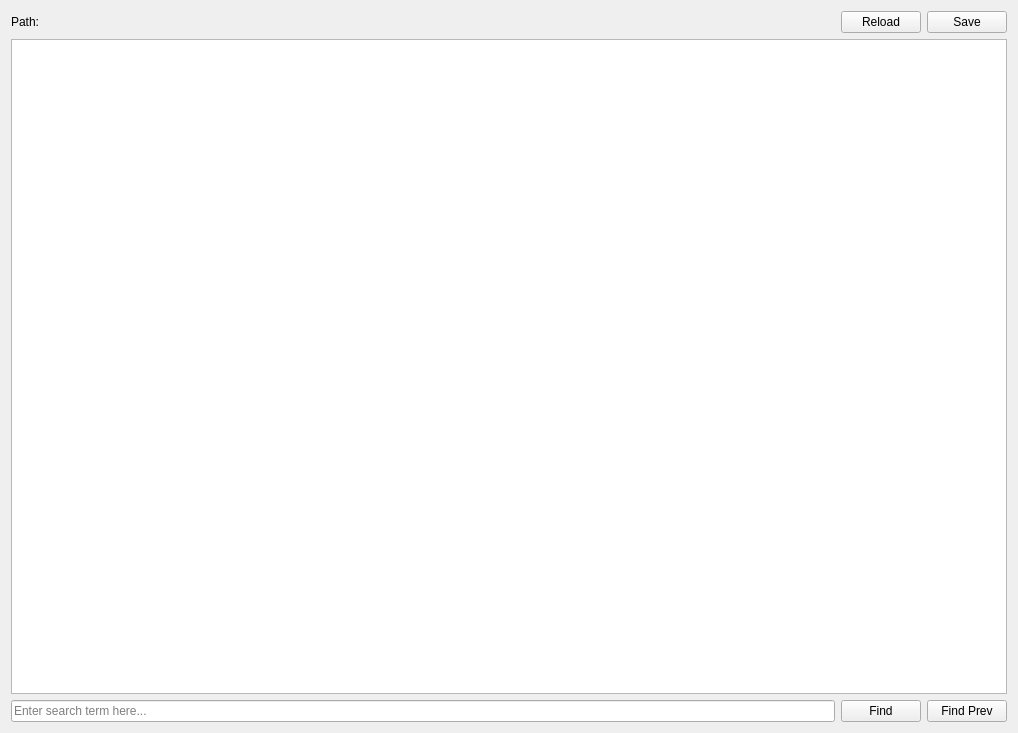
<?xml version="1.0" encoding="UTF-8"?>
<ui version="4.0">
 <class>fileeditortab</class>
 <widget class="QWidget" name="fileeditortab">
  <property name="geometry">
   <rect>
    <x>0</x>
    <y>0</y>
    <width>1018</width>
    <height>733</height>
   </rect>
  </property>
  <property name="windowTitle">
   <string>Form</string>
  </property>
  <layout class="QVBoxLayout" name="verticalLayout">
   <item>
    <layout class="QHBoxLayout" name="title_layout">
     <item>
      <widget class="QLabel" name="title_line_edit">
       <property name="sizePolicy">
        <sizepolicy hsizetype="Preferred" vsizetype="Maximum">
         <horstretch>0</horstretch>
         <verstretch>0</verstretch>
        </sizepolicy>
       </property>
       <property name="text">
        <string>Path: </string>
       </property>
      </widget>
     </item>
     <item>
      <widget class="QPushButton" name="reload_button">
       <property name="sizePolicy">
        <sizepolicy hsizetype="Maximum" vsizetype="Maximum">
         <horstretch>0</horstretch>
         <verstretch>0</verstretch>
        </sizepolicy>
       </property>
       <property name="text">
        <string>Reload</string>
       </property>
      </widget>
     </item>
     <item>
      <widget class="QPushButton" name="save_button">
       <property name="sizePolicy">
        <sizepolicy hsizetype="Maximum" vsizetype="Fixed">
         <horstretch>0</horstretch>
         <verstretch>0</verstretch>
        </sizepolicy>
       </property>
       <property name="text">
        <string>Save</string>
       </property>
       <property name="shortcut">
        <string>Ctrl+S</string>
       </property>
      </widget>
     </item>
    </layout>
   </item>
   <item>
    <widget class="QTextBrowser" name="display">
     <property name="undoRedoEnabled">
      <bool>false</bool>
     </property>
     <property name="readOnly">
      <bool>false</bool>
     </property>
     <property name="html">
      <string>&lt;!DOCTYPE HTML PUBLIC &quot;-//W3C//DTD HTML 4.0//EN&quot; &quot;http://www.w3.org/TR/REC-html40/strict.dtd&quot;&gt;
&lt;html&gt;&lt;head&gt;&lt;meta name=&quot;qrichtext&quot; content=&quot;1&quot; /&gt;&lt;style type=&quot;text/css&quot;&gt;
p, li { white-space: pre-wrap; }
&lt;/style&gt;&lt;/head&gt;&lt;body style=&quot; font-family:'Ubuntu'; font-size:11pt; font-weight:400; font-style:normal;&quot;&gt;
&lt;p style=&quot;-qt-paragraph-type:empty; margin-top:0px; margin-bottom:0px; margin-left:0px; margin-right:0px; -qt-block-indent:0; text-indent:0px;&quot;&gt;&lt;br /&gt;&lt;/p&gt;&lt;/body&gt;&lt;/html&gt;</string>
     </property>
     <property name="textInteractionFlags">
      <set>Qt::LinksAccessibleByKeyboard|Qt::LinksAccessibleByMouse|Qt::TextBrowserInteraction|Qt::TextEditable|Qt::TextEditorInteraction|Qt::TextSelectableByKeyboard|Qt::TextSelectableByMouse</set>
     </property>
     <property name="openExternalLinks">
      <bool>true</bool>
     </property>
    </widget>
   </item>
   <item>
    <layout class="QHBoxLayout" name="search_layout">
     <item>
      <widget class="QLineEdit" name="line_edit">
       <property name="dragEnabled">
        <bool>true</bool>
       </property>
       <property name="placeholderText">
        <string>Enter search term here...</string>
       </property>
       <property name="clearButtonEnabled">
        <bool>true</bool>
       </property>
      </widget>
     </item>
     <item>
      <widget class="QPushButton" name="find_next_button">
       <property name="text">
        <string>Find</string>
       </property>
      </widget>
     </item>
     <item>
      <widget class="QPushButton" name="find_prev_button">
       <property name="text">
        <string>Find Prev</string>
       </property>
      </widget>
     </item>
    </layout>
   </item>
  </layout>
 </widget>
 <resources/>
 <connections/>
</ui>
